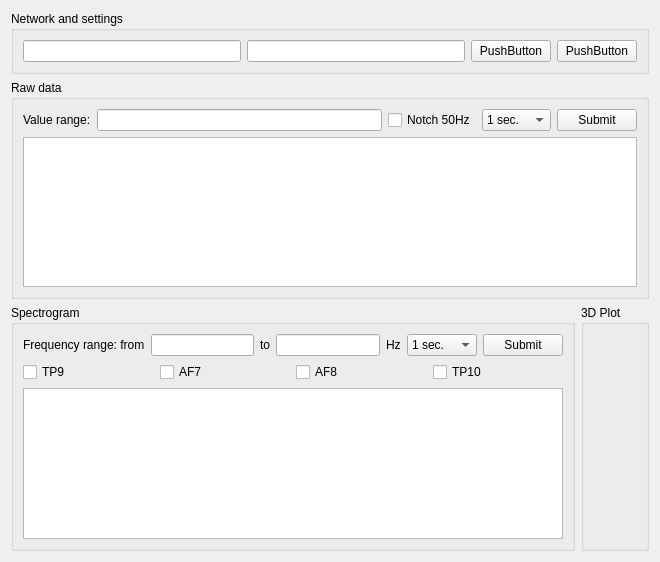
<?xml version="1.0" encoding="UTF-8"?>
<ui version="4.0">
 <class>Form</class>
 <widget class="QWidget" name="Form">
  <property name="geometry">
   <rect>
    <x>0</x>
    <y>0</y>
    <width>660</width>
    <height>562</height>
   </rect>
  </property>
  <property name="windowTitle">
   <string>Form</string>
  </property>
  <layout class="QGridLayout" name="gridLayout">
   <item row="1" column="0">
    <widget class="QGroupBox" name="groupBox1DPlot">
     <property name="title">
      <string>Raw data</string>
     </property>
     <layout class="QGridLayout" name="gridLayout_3">
      <item row="6" column="0">
       <widget class="PlotWidget" name="linePlot0"/>
      </item>
      <item row="0" column="0">
       <layout class="QHBoxLayout" name="horizontalLayout_2">
        <item>
         <widget class="QLabel" name="label_4">
          <property name="text">
           <string>Value range:</string>
          </property>
         </widget>
        </item>
        <item>
         <widget class="QLineEdit" name="lineEdit_5"/>
        </item>
        <item>
         <widget class="QCheckBox" name="checkBoxNotch50Hz">
          <property name="text">
           <string>Notch 50Hz</string>
          </property>
         </widget>
        </item>
        <item>
         <widget class="QComboBox" name="comboBoxRawDurations">
          <item>
           <property name="text">
            <string>1 sec.</string>
           </property>
          </item>
          <item>
           <property name="text">
            <string>5 sec.</string>
           </property>
          </item>
          <item>
           <property name="text">
            <string>10 sec.</string>
           </property>
          </item>
         </widget>
        </item>
        <item>
         <widget class="QPushButton" name="pushButtonRawParamsSubmit">
          <property name="text">
           <string>Submit</string>
          </property>
         </widget>
        </item>
       </layout>
      </item>
     </layout>
    </widget>
   </item>
   <item row="3" column="0">
    <layout class="QHBoxLayout" name="horizontalLayout_5">
     <item>
      <widget class="QGroupBox" name="groupBox2DPlot">
       <property name="title">
        <string>Spectrogram</string>
       </property>
       <layout class="QGridLayout" name="gridLayout_2">
        <item row="1" column="0">
         <layout class="QHBoxLayout" name="horizontalLayout">
          <item>
           <layout class="QHBoxLayout" name="horizontalLayout_3">
            <item>
             <widget class="QCheckBox" name="checkBoxSpecTP9">
              <property name="text">
               <string>TP9</string>
              </property>
             </widget>
            </item>
            <item>
             <widget class="QCheckBox" name="checkBoxSpecAF7">
              <property name="text">
               <string>AF7</string>
              </property>
             </widget>
            </item>
            <item>
             <widget class="QCheckBox" name="checkBoxSpecAF8">
              <property name="text">
               <string>AF8</string>
              </property>
             </widget>
            </item>
            <item>
             <widget class="QCheckBox" name="checkBoxSpecTP10">
              <property name="text">
               <string>TP10</string>
              </property>
             </widget>
            </item>
           </layout>
          </item>
         </layout>
        </item>
        <item row="2" column="0">
         <widget class="PlotWidget" name="imgPlot0"/>
        </item>
        <item row="0" column="0">
         <layout class="QHBoxLayout" name="horizontalLayout_4">
          <item>
           <widget class="QLabel" name="label_3">
            <property name="text">
             <string>Frequency range: from</string>
            </property>
           </widget>
          </item>
          <item>
           <widget class="QLineEdit" name="lineEdit_3"/>
          </item>
          <item>
           <widget class="QLabel" name="label">
            <property name="text">
             <string>to</string>
            </property>
           </widget>
          </item>
          <item>
           <widget class="QLineEdit" name="lineEdit_4"/>
          </item>
          <item>
           <widget class="QLabel" name="label_2">
            <property name="text">
             <string>Hz</string>
            </property>
           </widget>
          </item>
          <item>
           <widget class="QComboBox" name="comboBoxSpecDurations">
            <item>
             <property name="text">
              <string>1 sec.</string>
             </property>
            </item>
            <item>
             <property name="text">
              <string>30 sec.</string>
             </property>
            </item>
            <item>
             <property name="text">
              <string>1 min.</string>
             </property>
            </item>
            <item>
             <property name="text">
              <string>10 min.</string>
             </property>
            </item>
            <item>
             <property name="text">
              <string>30 min.</string>
             </property>
            </item>
            <item>
             <property name="text">
              <string>60 min.</string>
             </property>
            </item>
           </widget>
          </item>
          <item>
           <widget class="QPushButton" name="pushButtonSpecParamsSubmit">
            <property name="text">
             <string>Submit</string>
            </property>
           </widget>
          </item>
         </layout>
        </item>
       </layout>
      </widget>
     </item>
     <item>
      <widget class="QGroupBox" name="groupBox">
       <property name="title">
        <string>3D Plot</string>
       </property>
       <layout class="QGridLayout" name="gridLayout_5">
<!--         <item row="0" column="0">
         <widget class="GLViewWidget" name="threeDplots">
          <property name="sizePolicy">
           <sizepolicy hsizetype="Expanding" vsizetype="Expanding">
            <horstretch>0</horstretch>
            <verstretch>28</verstretch>
           </sizepolicy>
          </property>
          <property name="minimumSize">
           <size>
            <width>300</width>
            <height>100</height>
           </size>
          </property>
          <property name="focusPolicy">
           <enum>Qt::StrongFocus</enum>
          </property>
          <property name="acceptDrops">
           <bool>true</bool>
          </property>
         </widget>
        </item> -->
       </layout>
      </widget>
     </item>
    </layout>
   </item>
   <item row="0" column="0">
    <widget class="QGroupBox" name="groupBoxNetwork">
     <property name="title">
      <string>Network and settings</string>
     </property>
     <layout class="QGridLayout" name="gridLayout_4">
      <item row="0" column="0">
       <layout class="QHBoxLayout" name="horizontalLayout_6">
        <item>
         <widget class="QLineEdit" name="lineEdit"/>
        </item>
        <item>
         <widget class="QLineEdit" name="lineEdit_2"/>
        </item>
        <item>
         <widget class="QPushButton" name="pushButton">
          <property name="text">
           <string>PushButton</string>
          </property>
         </widget>
        </item>
        <item>
         <widget class="QPushButton" name="pushButton_2">
          <property name="text">
           <string>PushButton</string>
          </property>
         </widget>
        </item>
       </layout>
      </item>
     </layout>
    </widget>
   </item>
  </layout>
 </widget>
 <customwidgets>
  <customwidget>
   <class>PlotWidget</class>
   <extends>QGraphicsView</extends>
   <header>pyqtgraph</header>
  </customwidget>
  <customwidget>
   <class>GLViewWidget</class>
   <extends>QOpenGLWidget</extends>
   <header>pyqtgraph.opengl</header>
  </customwidget>
 </customwidgets>
 <resources/>
 <connections/>
</ui>
